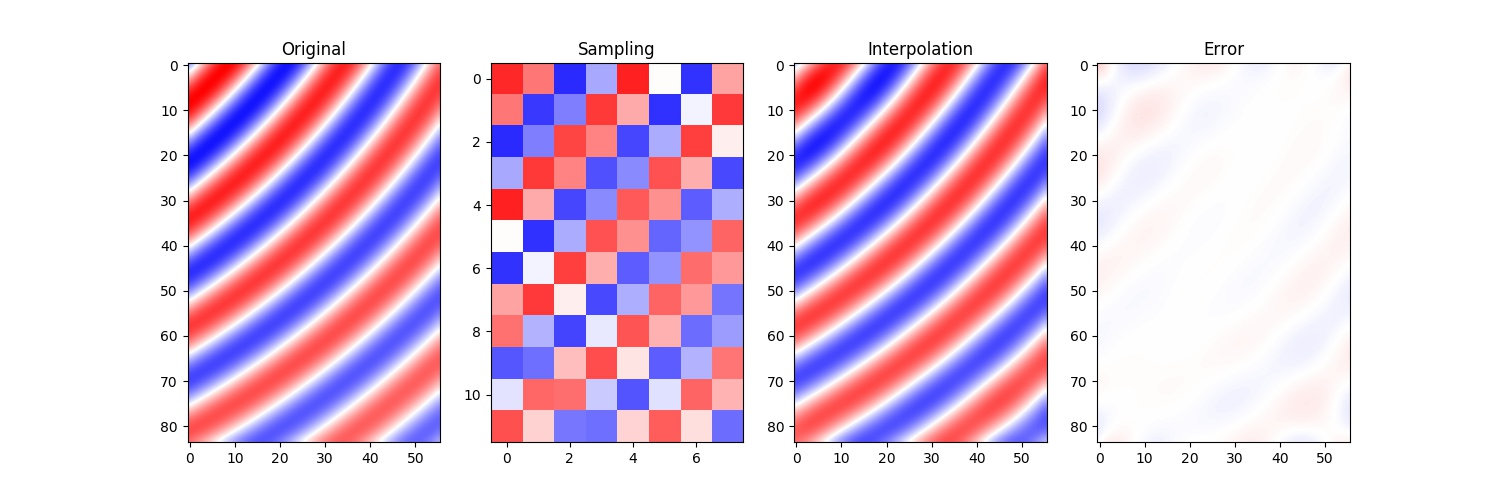

The script that saved this image:
# coding: utf-8
'''
音場補間サンプルスクリプト
'''
import sys
import numpy as np
import matplotlib.pyplot as plt
import interpolator


if __name__ == '__main__':


    ## ----- (1) Interpolation インスタンス作成 -----

    ip = interpolator.Interpolation()


    ## ----- (2) 波数と各種座標を設定し，インスタンス変数に渡す -----

    # 波数設定
    freq = 8000 # [Hz]
    c = 340 # [m/s] sound speed
    wavelength = c / freq
    wavenumber = 2. * np.pi / wavelength # 波数
    # インスタンス変数に渡す
    ip.wavenumber = wavenumber


    # サンプル点・補間点（格子状に配置）
    nRow = 12
    nCol = 8
    width = 0.015 # [m] sample interval
    m = 7 # interpolation multiple
    ys, xs = (np.mgrid[0:nRow:1, 0:nCol:1] + 0.5) * width # サンプル点
    yi, xi = (np.mgrid[0:nRow * m:1, 0:nCol * m:1] + 0.5) * width / m # 補間点
    # インスタンス変数に渡す
    ip.xy_sample = (xs.reshape(-1), ys.reshape(-1))
    ip.xy_interpolation = (xi.reshape(-1), yi.reshape(-1))
    

    # 境界設定
    '''
    # 円形の境界（自動生成）
    center_x = np.mean(xi.reshape(-1)) # 円の中心
    center_y = np.mean(yi.reshape(-1)) 
    radius = 0.12 # [m] 半径
    NBE = 300 # 境界要素数

    ew = ip.roundboundary((center_x, center_y), radius, NBE)
    '''
    # 矩形の境界（自動生成）
    center_x = np.mean(xi.reshape(-1)) # 矩形の中心
    center_y = np.mean(yi.reshape(-1)) 
    margin = 0.045 # [m] 余白（補間点・境界の最低距離）
    ratio = (18, 14) # 矩形のアスペクト比 (タテ, ヨコ) 整数。
    NBE = sum(ratio) * 2 * 5 # NBE: 境界要素数
    
    ew = ip.squareboundary((center_x, center_y), ratio, margin, NBE)
    
    print('λ/d: %.2f' % (wavelength / ew))


    # レイアウト確認
    fig, ax = ip.plotlayout()
    plt.pause(0.001)



    ## ----- （デモ用に音圧分布を計算） -----

    # 音源位置（境界の外側であること）
    src_x, src_y = (-0.2, -0.2)

    # オリジナル（補間点を流用）
    r_original = np.sqrt((xi - src_x) ** 2 + (yi - src_y) ** 2)
    p_original = (1. / r_original) * np.exp(-1.j * wavenumber * r_original).real

    # サンプリング
    r_sampling = np.sqrt((xs - src_x) ** 2 + (ys - src_y) ** 2)
    p_sampling = (1. / r_sampling) * np.exp(-1.j * wavenumber * r_sampling).real



    ## ----- (3) 補間行列の作成 -----

    IM = ip.ipmat(v=True) # v: 詳細表示



    ## ----- (4) 補間 -----

    # サンプル点の音圧分布の列ベクトルに
    # 補間行列を左から掛ける。

    ps = p_sampling.reshape(-1, 1) # 列ベクトル
    p_interpolation = np.dot(IM, ps).real.reshape(nRow * m, nCol * m)


    ## ----- プロット -----

    # SNR 算出
    err = p_interpolation - p_original
    SNR = 10. * np.log10(np.sum(p_original ** 2) / np.sum(err ** 2))
    print('SNR: %.1f [dB]' % SNR)

    # 描画
    MAX = max(np.max(np.abs(p_original)), np.max(np.abs(p_interpolation)))

    fig = plt.figure(figsize=(15, 5))

    ax0 = fig.add_subplot(141)
    ax0.set_title('Original')
    ax0.imshow(p_original / MAX, cmap=plt.cm.bwr,
            vmin=-1., vmax=1., interpolation='None')

    ax1 = fig.add_subplot(142)
    ax1.set_title('Sampling')
    ax1.imshow(p_sampling / MAX, cmap=plt.cm.bwr,
            vmin=-1., vmax=1., interpolation='None')

    ax2 = fig.add_subplot(143)
    ax2.set_title('Interpolation')
    ax2.imshow(p_interpolation / MAX, cmap=plt.cm.bwr,
            vmin=-1., vmax=1., interpolation='None')

    ax3 = fig.add_subplot(144)
    ax3.set_title('Error')
    ax3.imshow(err / MAX, cmap=plt.cm.bwr,
            vmin=-1., vmax=1., interpolation='None')

    #plt.savefig('sample.jpg')
    plt.show()

